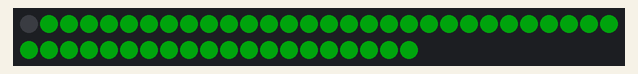
Simulated run of this sketch. Board: Arduino Uno, built with avr-gcc and run on an emulated ATmega328P. Parts: 50 RGB LEDs in strip order, left to right, continuing on the next row. Dim RGB values are drawn brighter than linear; random numbers use the default seed unless the sketch sets one.

Above: at 2.6 s.
At 9.7 s:
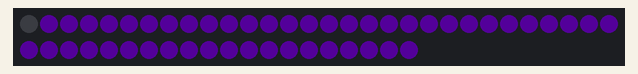
At 15.08 s:
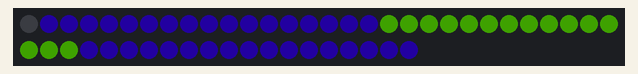
At 20.4 s:
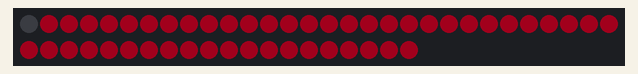
At 34.6 s:
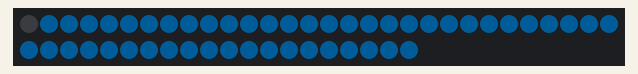
At 38.1 s:
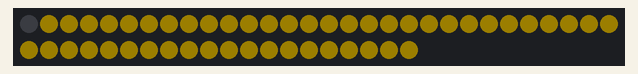

The sketch:

effects.ino
```cpp
#include "FastLED.h"

// How many leds in your strip?
#define NUM_LEDS 50

// For led chips like Neopixels, which have a data line, ground, and power, you just
// need to define DATA_PIN.  For led chipsets that are SPI based (four wires - data, clock,
// ground, and power), like the LPD8806 define both DATA_PIN and CLOCK_PIN
#define DATA_PIN 10

// Define the array of leds
CRGB leds[NUM_LEDS];
uint8_t gHue = 0;


void setup() {
  //initialise random to pin 0
  randomSeed(analogRead(0));
  // Uncomment/edit one of the following lines for your leds arrangement.
  // FastLED.addLeds<TM1803, DATA_PIN, RGB>(leds, NUM_LEDS);
  // FastLED.addLeds<TM1804, DATA_PIN, RGB>(leds, NUM_LEDS);
  // FastLED.addLeds<TM1809, DATA_PIN, RGB>(leds, NUM_LEDS);
  FastLED.addLeds<WS2811, DATA_PIN, RBG>(leds, NUM_LEDS);
  // FastLED.addLeds<WS2812, DATA_PIN, RGB>(leds, NUM_LEDS);
  // FastLED.addLeds<WS2812B, DATA_PIN, RGB>(leds, NUM_LEDS);
  // FastLED.addLeds<NEOPIXEL, DATA_PIN>(leds, NUM_LEDS);
  // FastLED.addLeds<APA104, DATA_PIN, RGB>(leds, NUM_LEDS);
  // FastLED.addLeds<UCS1903, DATA_PIN, RGB>(leds, NUM_LEDS);
  // FastLED.addLeds<UCS1903B, DATA_PIN, RGB>(leds, NUM_LEDS);
  // FastLED.addLeds<GW6205, DATA_PIN, RGB>(leds, NUM_LEDS);
  // FastLED.addLeds<GW6205_400, DATA_PIN, RGB>(leds, NUM_LEDS);

  // FastLED.addLeds<WS2801, RGB>(leds, NUM_LEDS);
  // FastLED.addLeds<SM16716, RGB>(leds, NUM_LEDS);
  // FastLED.addLeds<LPD8806, RGB>(leds, NUM_LEDS);
  // FastLED.addLeds<P9813, RGB>(leds, NUM_LEDS);
  // FastLED.addLeds<APA102, RGB>(leds, NUM_LEDS);
  // FastLED.addLeds<DOTSTAR, RGB>(leds, NUM_LEDS);

  // FastLED.addLeds<WS2801, DATA_PIN, CLOCK_PIN, RGB>(leds, NUM_LEDS);
  // FastLED.addLeds<SM16716, DATA_PIN, CLOCK_PIN, RGB>(leds, NUM_LEDS);
  // FastLED.addLeds<LPD8806, DATA_PIN, CLOCK_PIN, RGB>(leds, NUM_LEDS);
  // FastLED.addLeds<P9813, DATA_PIN, CLOCK_PIN, RGB>(leds, NUM_LEDS);
  // FastLED.addLeds<APA102, DATA_PIN, CLOCK_PIN, RGB>(leds, NUM_LEDS);
  // FastLED.addLeds<DOTSTAR, DATA_PIN, CLOCK_PIN, RGB>(leds, NUM_LEDS);
}

void trinkleStar (){
  //possibly tinkle in a different colour

  //random a led position
  //binkle for 1 sec then fades in brightness
  //and sleeps
   int randNum = random(NUM_LEDS+1);
   for (int bVal = 255; bVal != 0; bVal -=5 ){
    //add the colour here
    //fill in here angle, sat, brightness
    leds[randNum].setHSV(175, 255, bVal);
    delay(20);
    FastLED.show();
   }
   delay(500);
}

void flood(){
  //possibly add different fill speed by adjusting the delay time
  //and diffrent saturation with brightness
   int colorAngle = random (360);
   int index = 0;
   int lightIndex = 0;
   for (int count = NUM_LEDS; count != 0; count -- ){
    leds[index++].setHSV(colorAngle, 255, 100);
    delay(200);
    FastLED.show();
   }
   delay(500);
}

void rainbowWave(){
  //the led strip is filled with solid colour
  //new colour is swiped through the strip like a wave effect
  int fillColor = random(360);
  int midPoint = NUM_LEDS/2;
  int rightPos = midPoint;
  int leftPos = midPoint;

  //while last pointer does not equal to end of strip
  //update the position of the 3 pointers along the strip
  for (int start = 0; start < midPoint; start ++){
    //might keep track of previous filled leds and change the led sat and brightness
    leds[rightPos].setHSV(fillColor, 255, 100);
    leds[leftPos].setHSV(fillColor, 255, 100);
    rightPos ++;
    leftPos --;
     delay (100);
     FastLED.show();
  }


  delay(1000);

}
void loop() {
  //the basic effects
  //trinkleStar();
  //flood();
  Serial.println("what");
  rainbowWave();
  /*static uint8_t hue = 0;
  FastLED.showColor(CHSV(hue++, 255, 255));
  delay(100);*/

}
```
